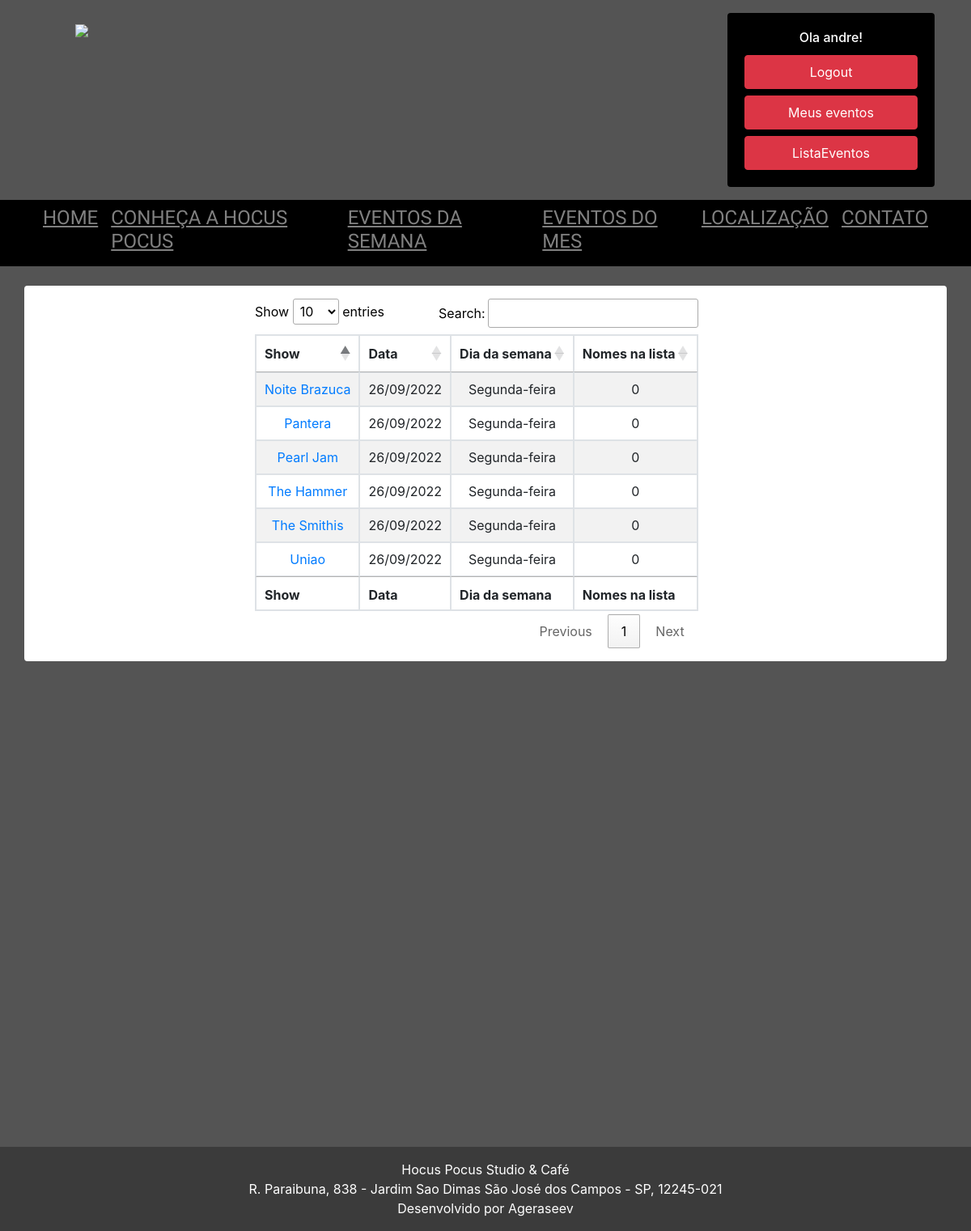
The page /listaevento (signed in) on the database its author committed.
### show/models.py (models this page shows, shortened)
class Show(models.Model):
    titulo_show = models.CharField(max_length=100, )
    descricao_show = models.TextField(max_length=2000)
    horario_do_show = models.CharField(max_length=100, null=True)
    data_do_show = models.DateField(null=True)
    banner = models.ImageField(upload_to='static/banners', blank=True)
    quadrado = models.ImageField(upload_to='static/banners', blank=True)
    valor = models.DecimalField(max_digits=10, decimal_places=2, blank=True, null= True )
    publicada = models.BooleanField(default=False)
    pix = models.BooleanField(default=False)
    chave_pix = models.CharField(max_length=200, blank=True, null=True)

### show/views.py (the view)
# urls.py: path('listaevento', listaevento, name='listaevento'),
def listaevento(request):
    if request.user.is_staff:
        roqueiros = NomeLista.objects.all()
        show = Show.objects.filter(publicada=True)
        dados = {
            'roqueiro': roqueiros,
            'show': show,
        }
        return render(request, 'listaevento.html', dados)
    else:
        return redirect('home')

### templates/listaevento.html (shortened to what this page needs)
{% extends 'base4.html' %}
{% load static %}
{% block content %}
<link rel="stylesheet" href="https://cdn.datatables.net/1.10.2/css/jquery.dataTables.min.css">
<body>
<div class="container bg-white rounded text-center mt-4 ">
    <div class="row">
        <div class="col-lg-3 col-sm-2"></div>
        <div class="col-8 my-3 text-center">
            <div class="row header" style="text-align:center;color:black">
                <table id="example" class="table table-striped table-bordered" style="width:100%">
                    <thead>
                    <tr>
                        <th>Show</th>
                        <th>Data</th>
                        <th>Dia da semana</th>
                        <th>Nomes na lista</th>
                    </tr>
                    </thead>
                    <tbody>
                    {% for shows in show %}
                    <tr>
                        <td><a href="{% url 'lista' %}/{{ shows.id }} "> {{ shows.titulo_show }} </a></td>
                        <td>{{ shows.data_do_show|date:"SHORT_DATE_FORMAT" }}</td>
                        <td>{{ shows.data_do_show|date:"l" }}</td>
                        <td>{{ shows.nomelista_set.all|length }}</td>
                    </tr>
                    {% endfor %}
                    </tbody>
                    <tfoot>
                    <tr>
                        <th>Show</th>
                        <th>Data</th>
                        <th>Dia da semana</th>
                        <th>Nomes na lista</th>
                    </tr>
                    </tfoot>
                </table>
            </div>
        </div>
    </div>
</div>
{% endblock %}

### templates/partials/_navbar2.html (shortened to what this page needs)
{% load static %}
<div class="container d-none d-lg-block align-items-center my-3">
    <div class="row ">
        <div class="col-8">
            <a class="navbar-brand pl-5" href="{% url 'home' %}"><img src="{% static 'LogoHocusHorizontal01.png' %}"
                                                                      class="img-fluid " width="800"></a>
        </div>
        <div class="col justify-content-center">
            <div class="card  float-right " style="width: 16rem; background-color:#000000">
                {% if user.is_authenticated %}
                <div class="card-body " style="background-color:#000000">
                    <h6 class="card-title text-center text-white mt3"> Ola {{ user.username }}! </h6>
                    <a class="nav-link btn  btn-danger mt-2" href="{% url 'logout' %}">Logout</a>
                    <a class="nav-link btn  btn-danger mt-2"
                       href="{% url 'dashboard' %}">Meus eventos</a>
                    {% if request.user.is_staff %}
                    <a class="nav-link btn btn-danger mt-2" href="{% url 'listaevento' %}">ListaEventos</a>
                    {% endif %}
                </div>
                {% endif %}
            </div>
        </div>
    </div>
</div>
{% if user.is_authenticated %}
<nav class="nav navbar-expand-lg navbar-dark   " style="background-color:#000000">
        {% endif %}
            <div class="container ">
                <div class="collapse navbar-collapse justify-content-center" id="navbarNavDropdown">
                    <ul class="navbar-nav ">
                        <li class="nav-item">
                            <a class="nav-link" style="font-family: 'Chau Philomene One'" href="/"><h4><u>HOME</u></h4></a>
                        </li>
                        <li class="nav-item  ">
                            <a class="nav-link" style="font-family: 'Chau Philomene One'" href="{% url 'hocus' %}"><h4><u>CONHEÇA A HOCUS POCUS </u></h4><span class="sr-only">(current)</span></a>
                        </li>
                        <li class="nav-item  ">
                            <a class="nav-link" style="font-family: 'Chau Philomene One'" href="{% url 'home' %}#eventosdasemana"><h4><u>EVENTOS DA SEMANA </u></h4><span class="sr-only">(current)</span></a>
                        </li>
                        <li class="nav-item  ">
                            <a class="nav-link" style="font-family: 'Chau Philomene One'" href="{% url 'home' %}#eventosdomes"><h4><u>EVENTOS DO MES </u></h4><span class="sr-only">(current)</span></a>
                        </li>
                        <li class="nav-item  ">
                            <a class="nav-link" style="font-family: 'Chau Philomene One'" href="{% url 'home' %}#localizacao"><h4><u>LOCALIZAÇÃO </u></h4><span class="sr-only">(current)</span></a>
                        </li>
                        <li class="nav-item  ">
                            <a class="nav-link" style="font-family: 'Chau Philomene One'" href="{% url 'home' %}#contatos"><h4><u>CONTATO </u></h4><span class="sr-only">(current)</span></a>
                        </li>
                    </ul>
                </div>
            </div>
    </nav>

### static/css/footer.css (style rules this page uses)
html, body { height: 100%; margin: 0; }

### templates/base4.html (style rules this page uses)
html, body { height: 100%; margin: 0; }

### rows shown on the page
Show: titulo_show "Pantera", data_do_show "26/09/2022", data_do_show "Segunda-feira", nomelista_set.all|length "0"
Show: titulo_show "Uniao", data_do_show "26/09/2022", data_do_show "Segunda-feira", nomelista_set.all|length "0"
Show: titulo_show "Pearl Jam", data_do_show "26/09/2022", data_do_show "Segunda-feira", nomelista_set.all|length "0"
Show: titulo_show "The Hammer", data_do_show "26/09/2022", data_do_show "Segunda-feira", nomelista_set.all|length "0"
Show: titulo_show "The Smithis", data_do_show "26/09/2022", data_do_show "Segunda-feira", nomelista_set.all|length "0"
Show: titulo_show "Noite Brazuca", data_do_show "26/09/2022", data_do_show "Segunda-feira", nomelista_set.all|length "0"

### other values the page prints
{{ user.username }} "andre"
